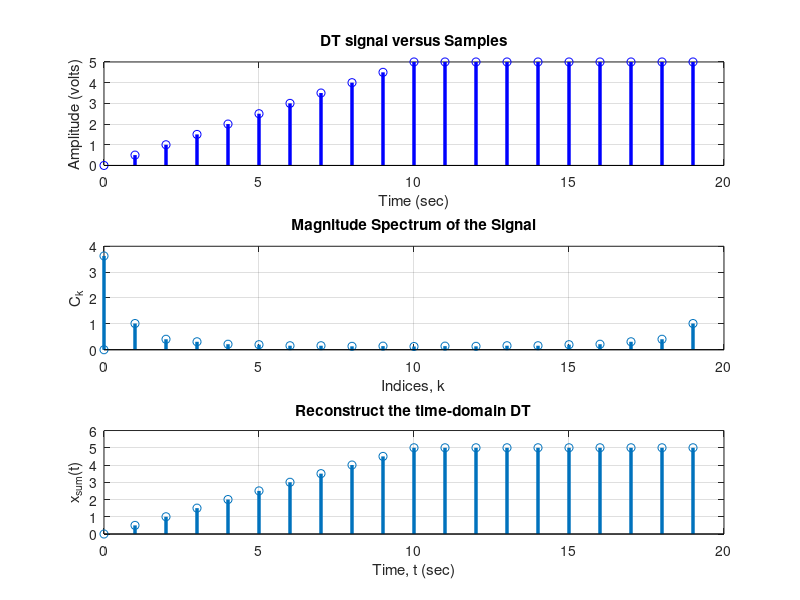

Here is the MATLAB script that generated this plot:
%Made by Azaz hassan Khan || 18jzele0262 || Lab 3 (task 2)
clc                                  %clear screen
close all                            %clear workspace and command window
clear all                            %clear matlab memory
% Part (a)
Fs=2;                               %Sampling frequency, Fs
Ts=0.5;                             %Ts=1/Fs
n1=0:1:9;                           %No.of samples are 0 to 9 for Piece 1
X1= n1*Ts;
n2=10:1:19;                         %No.of samples are 10 to 19 for Piece 2
X2= [5 5 5 5 5 5 5 5 5 5];
ns = [n1 n2];% Use the square bracket operator [] to concatenate t
x = [X1 X2];% Use the square bracket operator [] to concatenate x
% (Part b)
Vpp = 5;                            % Peak-to-peak value of triangular wave
N = 20;                             % N Samples of DTS signal
n = 0:1:N-1;                        % Dts Time axis for the x(t)
FF = 20;                            % Number of harmonics in the x(t)
x_k = 0;                            % Initializing the xk variable
x_signal = 0;                       % Initializing the x(t) variable
k_vector = zeros(1,FF+1);           % k vector to store  harmonic number
Ck_vector = zeros(1,FF+1);          % Ck vector to store  harmonics
temp=0;                             % Initializing the temp variable
ii = 0;                             % Initializing the ii variable
for k =0:1:N-1
       temp=0;                      % Initializing the temp variable
       Bug=0;                       % Initializing the Bug variable
       C_k = 0;                     % Initializing the Ck variable
       ii = ii + 1;                 %incrementing the value by 1
       for d=0:1:9                  
            temp=0.025*d*exp((-1j*pi*k*d)/10)+temp;
       end
       for d=10:1:19
            Bug=0.25*exp(-1j*pi*k*d/10)+Bug;
       end
       C_k=Bug+temp;
       k_vector(ii) = k;         % Storing the indices in the vector
       Ck_vector(ii) = abs(C_k); % Storing the Harmonics in the vector
% Synthesizing the time-domain signal
       x_k = C_k*exp(1j*k*2*pi*n/N);     % kth harmonic signal
       x_signal = x_signal + x_k;        % Taking summation of  harmonics
end
subplot(3,1,1)                             %Subplot 1
stem(ns,x,'b','linewidth',2.5);        % Using stem command  Piece-wise DTS
grid on;                            % Turn-on the Grid
xlabel('Time (sec)');               % Label the X-Axis in figure    
ylabel('Amplitude (volts)');        % Label the Y-Axis in figure    
title('DT signal versus Samples');  %title of the graph
subplot(3,1,2)                             %Subplot 1
stem(k_vector, Ck_vector,'linewidth',2.5)  %Plot the signal
grid on                                    
xlabel('Indices, k')                       %title of X-axis
ylabel('C_k')                              %title of Y-axis
title('Magnitude Spectrum of the Signal')  %title of Plot
subplot(3,1,3)                         %Subplot 2
stem(n, real(x_signal),'linewidth',2.5)                %Plot the signal
grid on                                %On the grids
xlabel('Time, t (sec)')                %title of X-axis
ylabel('x_s_u_m(t)')                    %title of Y-axis
title('Reconstruct the time-domain DT')  %title of Plot
